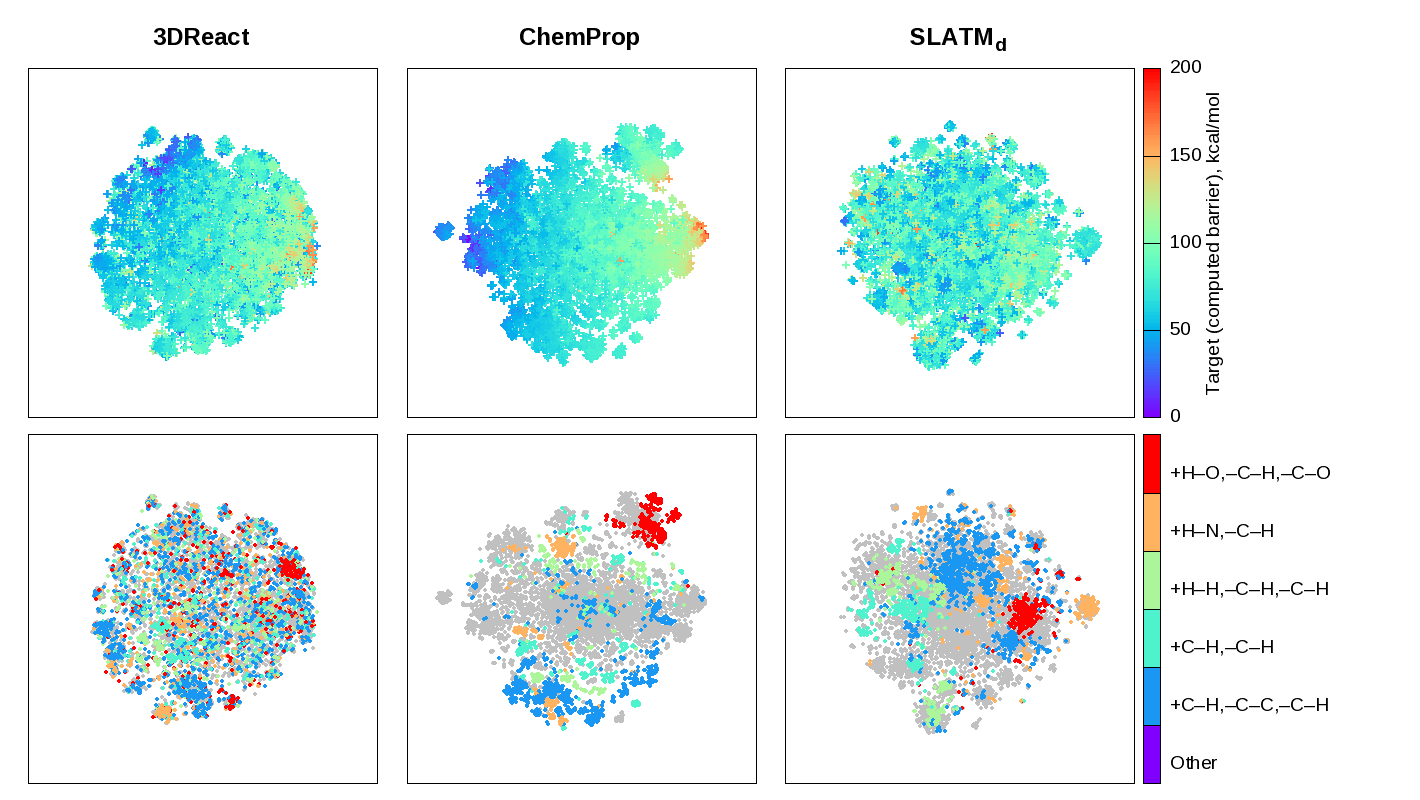

Recreate this plot in gnuplot.
N = 3
left_gap = 0.02
right_gap = 0.2
x_gap = 0.02
x_plot = (1 - (left_gap+right_gap+x_gap*(N-1)))/N

M = 2
top_gap = 0.085
bottom_gap = 0.02
y_gap = 0.02
y_plot = (1 - (top_gap+bottom_gap+y_gap*(M-1)))/M

set size square

set term png size 1420,800

set output 'tsne.png'
unset xtics
unset ytics

set pm3d map
set xrange[-120:120]
set yrange[-120:120]

set multiplot layout M,N
INPS = '3dreact-gdb-inv-random-noH-dft-true-ns64-nv64-d32-l2-vector-diff-both.123.dat.tsne MPN.npy.tsne slatm_gdb.npy.tsne'
TITLES = '3DReact ChemProp SLATM_d'

set palette rgb 33,13,10  # rainbow
set cblabel '{/*1.2 Target (computed barrier), kcal/mol}' offset 1
set cbtics 50
set cbtics format "{/*1.2 %h}"

j=1
y1 = top_gap + (j-1)*(y_plot+y_gap)
y2 = y1 + y_plot
set tmargin screen 1-y1 ; set bmargin screen 1-y2

do for [i=1:N]{
  if (i==N){
    set colorbox
  } else{
    unset colorbox
  }

  x1 = left_gap + (i-1)*(x_plot+x_gap)
  x2 = x1 + x_plot
  set lmargin screen x1 ; set rmargin screen x2

  INP = word(INPS, i)
  set title '{/:Bold*1.5 '. word(TITLES, i) . '}'
  plot INP.'.targets.perp=64.0.ex=12.0.dat' u 1:2:3 with points pt 1 ps 1 palette noti

}

unset title
unset cbtics
#set cblabel 'Reaction class'
unset cblabel

set palette maxcolors 6
set cbrange [0:6]

set palette defined ( 0  'grey',      1 'grey',        \
                      1  '#8000ff',   1 '#8000ff',     \
                      2  '#1996f3',   2 '#1996f3',     \
                      3  '#b3f396',   4 '#b3f396',     \
                      4  '#ff964f',   5 '#ff964f',     \
                      5  '#ff0000',   6 '#ff0000'      \
                      )

set cbtics ('{/*1.2 Other}' 0, \
 "{/*1.2 +C–H,–C–C,–C–H}" 1, \
 "{/*1.2 +C–H,–C–H}" 2, \
 "{/*1.2 +H–H,–C–H,–C–H}" 3, \
 "{/*1.2 +H–N,–C–H}" 4, \
 "{/*1.2 +H–O,–C–H,–C–O}" 5) offset 0,1

j=2
y1 = top_gap + (j-1)*(y_plot+y_gap)
y2 = y1 + y_plot
set tmargin screen 1-y1 ; set bmargin screen 1-y2

do for [i=1:N]{
  if (i==N){
    set colorbox
  } else{
    unset colorbox
  }

  x1 = left_gap + (i-1)*(x_plot+x_gap)
  x2 = x1 + x_plot
  set lmargin screen x1 ; set rmargin screen x2

  INP = word(INPS, i)
  plot INP.'.bonds.perp=64.0.ex=12.0.dat' u 1:($3==0?$2:1/0):3 with points pt 7 ps .3 lc rgb "grey" noti,\
       ''                                 u 1:($3!=0?$2:1/0):3 with points pt 7 ps .3 palette noti
}
